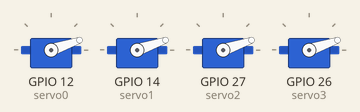
Bench run of a sketch on a simulated ESP32. On the bench: 4 × servo. What the sketch prints to the serial monitor is not drawn.

Above: at 0.1 s.
At 4.82 s:
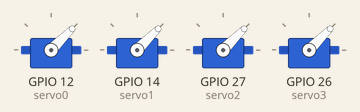
At 9.64 s:
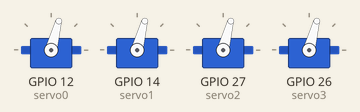
At 19.28 s:
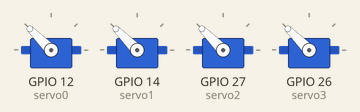
At 29.22 s:
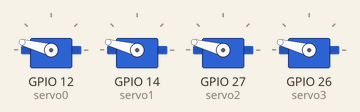
At 38.6 s:
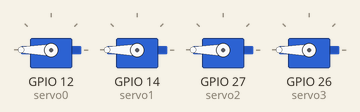
Timing chart, 0 to 40.0 s (numbered marks = the images above):
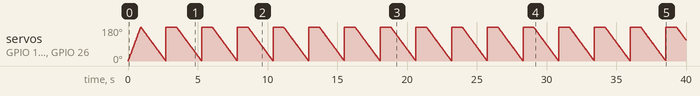

The sketch:

servos.ino
```cpp
#include <ESP32Servo.h>

Servo servo0;
Servo servo1;
Servo servo2;
Servo servo3;
uint8_t currAngle = 90;
long long lastMove = 0;

void logInfo(String text)
{
    Serial.print("[INFO] ");
    Serial.println(text);
}

void setup()
{
    Serial.begin(115200);

    logInfo("Attaching");
    servo0.attach(12);
    servo1.attach(14);
    servo2.attach(27);
    servo3.attach(26);

    logInfo("Write start poses");
    // Start pose
    servo0.write(currAngle);
    servo1.write(currAngle);
    servo2.write(currAngle);
    servo3.write(currAngle);
    logInfo("Start poses applied");
}

void loop()
{
    for (uint8_t pos = 0; pos <= 180; pos += 1)
    {
        servo0.write(pos);
        servo1.write(pos);
        servo2.write(pos);
        servo3.write(pos);
        delay(5);
    }
    for (uint8_t pos = 180; pos >= 0; pos -= 1)
    {
        servo0.write(pos);
        servo1.write(pos);
        servo2.write(pos);
        servo3.write(pos);
        delay(10);
    }
}
```
